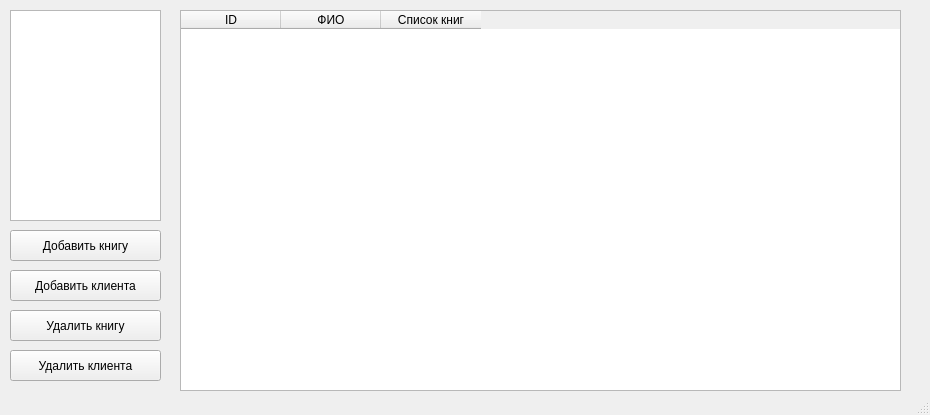
<?xml version="1.0" encoding="UTF-8"?>
<ui version="4.0">
 <class>Library</class>
 <widget class="QMainWindow" name="Library">
  <property name="geometry">
   <rect>
    <x>0</x>
    <y>0</y>
    <width>930</width>
    <height>415</height>
   </rect>
  </property>
  <property name="windowTitle">
   <string>Library</string>
  </property>
  <widget class="QWidget" name="centralwidget">
   <widget class="QListWidget" name="listWidget_tasks">
    <property name="geometry">
     <rect>
      <x>10</x>
      <y>10</y>
      <width>151</width>
      <height>211</height>
     </rect>
    </property>
   </widget>
   <widget class="QStackedWidget" name="stackedWidget">
    <property name="geometry">
     <rect>
      <x>180</x>
      <y>10</y>
      <width>731</width>
      <height>381</height>
     </rect>
    </property>
    <property name="currentIndex">
     <number>1</number>
    </property>
    <widget class="QWidget" name="page_books">
     <property name="sizePolicy">
      <sizepolicy hsizetype="Expanding" vsizetype="Expanding">
       <horstretch>0</horstretch>
       <verstretch>0</verstretch>
      </sizepolicy>
     </property>
     <widget class="QTableWidget" name="tableWidget_books">
      <property name="geometry">
       <rect>
        <x>0</x>
        <y>0</y>
        <width>721</width>
        <height>381</height>
       </rect>
      </property>
      <property name="sizePolicy">
       <sizepolicy hsizetype="Expanding" vsizetype="Expanding">
        <horstretch>0</horstretch>
        <verstretch>50</verstretch>
       </sizepolicy>
      </property>
      <property name="verticalScrollBarPolicy">
       <enum>Qt::ScrollBarAsNeeded</enum>
      </property>
      <property name="selectionMode">
       <enum>QAbstractItemView::SingleSelection</enum>
      </property>
      <property name="selectionBehavior">
       <enum>QAbstractItemView::SelectRows</enum>
      </property>
      <property name="gridStyle">
       <enum>Qt::SolidLine</enum>
      </property>
      <property name="columnCount">
       <number>6</number>
      </property>
      <column>
       <property name="text">
        <string>ID</string>
       </property>
      </column>
      <column>
       <property name="text">
        <string>Наименование</string>
       </property>
      </column>
      <column>
       <property name="text">
        <string>Автор</string>
       </property>
      </column>
      <column>
       <property name="text">
        <string>ISBN</string>
       </property>
      </column>
      <column>
       <property name="text">
        <string>Год публикации</string>
       </property>
      </column>
      <column>
       <property name="text">
        <string>Количество</string>
       </property>
      </column>
     </widget>
    </widget>
    <widget class="QWidget" name="page_users">
     <widget class="QTableWidget" name="tableWidget_users">
      <property name="geometry">
       <rect>
        <x>0</x>
        <y>0</y>
        <width>721</width>
        <height>381</height>
       </rect>
      </property>
      <property name="selectionMode">
       <enum>QAbstractItemView::SingleSelection</enum>
      </property>
      <property name="selectionBehavior">
       <enum>QAbstractItemView::SelectRows</enum>
      </property>
      <column>
       <property name="text">
        <string>ID</string>
       </property>
      </column>
      <column>
       <property name="text">
        <string>ФИО</string>
       </property>
      </column>
      <column>
       <property name="text">
        <string>Список книг</string>
       </property>
      </column>
     </widget>
    </widget>
    <widget class="QWidget" name="page_search">
     <widget class="QLabel" name="label">
      <property name="geometry">
       <rect>
        <x>10</x>
        <y>10</y>
        <width>221</width>
        <height>16</height>
       </rect>
      </property>
      <property name="text">
       <string>Введите наименование книги</string>
      </property>
     </widget>
     <widget class="QTextBrowser" name="textBrowser_search">
      <property name="geometry">
       <rect>
        <x>10</x>
        <y>80</y>
        <width>471</width>
        <height>301</height>
       </rect>
      </property>
     </widget>
     <widget class="QLineEdit" name="lineEdit_search">
      <property name="geometry">
       <rect>
        <x>10</x>
        <y>40</y>
        <width>341</width>
        <height>31</height>
       </rect>
      </property>
     </widget>
     <widget class="QPushButton" name="pushButton_search">
      <property name="geometry">
       <rect>
        <x>360</x>
        <y>40</y>
        <width>111</width>
        <height>31</height>
       </rect>
      </property>
      <property name="text">
       <string>Поиск</string>
      </property>
     </widget>
    </widget>
   </widget>
   <widget class="QPushButton" name="pushButton_addBook">
    <property name="geometry">
     <rect>
      <x>10</x>
      <y>230</y>
      <width>151</width>
      <height>31</height>
     </rect>
    </property>
    <property name="text">
     <string>Добавить книгу</string>
    </property>
   </widget>
   <widget class="QPushButton" name="pushButton_addUser">
    <property name="geometry">
     <rect>
      <x>10</x>
      <y>270</y>
      <width>151</width>
      <height>31</height>
     </rect>
    </property>
    <property name="text">
     <string>Добавить клиента</string>
    </property>
   </widget>
   <widget class="QPushButton" name="pushButton_deleteBook">
    <property name="geometry">
     <rect>
      <x>10</x>
      <y>310</y>
      <width>151</width>
      <height>31</height>
     </rect>
    </property>
    <property name="text">
     <string>Удалить книгу</string>
    </property>
   </widget>
   <widget class="QPushButton" name="pushButton_deleteUser">
    <property name="geometry">
     <rect>
      <x>10</x>
      <y>350</y>
      <width>151</width>
      <height>31</height>
     </rect>
    </property>
    <property name="text">
     <string>Удалить клиента</string>
    </property>
   </widget>
  </widget>
  <widget class="QStatusBar" name="statusbar"/>
 </widget>
 <resources/>
 <connections/>
</ui>
